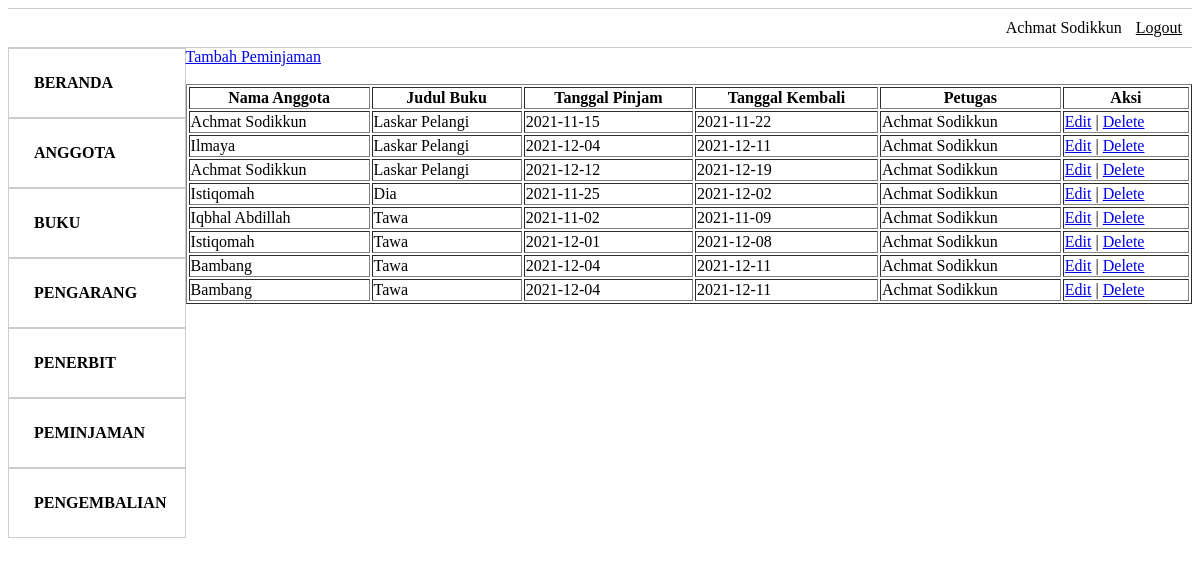
/admin/peminjaman.php (signed in), run on the app's committed database.
### tables this page shows
CREATE TABLE `petugas` (
  `id` int(11) NOT NULL,
  `username` varchar(45) DEFAULT NULL,
  `password` varchar(45) DEFAULT NULL,
  `nama_petugas` varchar(100) DEFAULT NULL,
  `telp_petugas` varchar(12) DEFAULT NULL,
  `alamat_petugas` tinytext DEFAULT NULL
);

CREATE TABLE `buku` (
  `id_buku` int(11) NOT NULL,
  `judul` varchar(100) DEFAULT NULL,
  `tahun_terbit` int(11) DEFAULT NULL,
  `jumlah` int(11) DEFAULT NULL,
  `isbn` varchar(45) DEFAULT NULL,
  `pengarang_id` int(11) NOT NULL,
  `penerbit_id` int(11) NOT NULL
);

CREATE TABLE `anggota` (
  `id_anggota` int(11) NOT NULL,
  `nama_anggota` varchar(100) DEFAULT NULL,
  `jenis_kelamin` enum('L','P') DEFAULT NULL,
  `status` varchar(25) DEFAULT NULL,
  `alamat_anggota` tinytext DEFAULT NULL,
  `telp_anggota` varchar(12) DEFAULT NULL
);

CREATE TABLE `peminjaman` (
  `id_peminjaman` int(11) NOT NULL,
  `tanggal_pinjam` date DEFAULT NULL,
  `tanggal_kembali` date DEFAULT NULL,
  `anggota_id` int(11) NOT NULL,
  `petugas_id` int(11) NOT NULL
);

### admin/peminjaman.php (the view, shortened to what this page needs)
<html>
<head>
</head>
 <?php
        include("../koneksi.php");
        $user = $_SESSION['username'];
        $data = mysqli_query($mysqli, "SELECT * FROM petugas WHERE username = '$user'");
        $tampil = mysqli_fetch_array($data);
?>
<body>
<ul class="menu">
 <li><?php echo $tampil['nama_petugas']; ?></li>
  <li><a href="../logout.php">Logout</a></li>
</ul>
<ul class="sidebar">
    <li><a href="index.php">Beranda</a></li>
    <li><a href="anggota.php">Anggota</a></li>
    <li><a href="buku.php">Buku</a></li>
    <li><a href="pengarang.php">Pengarang</a></li>
    <li><a href="penerbit.php">Penerbit</a></li>
    <li><a href="peminjaman.php">Peminjaman</a></li>
    <li><a href="pengembalian.php">Pengembalian</a></li>
  </ul>
  <div class= "tabel">
  <a href="tambah_peminjaman.php">Tambah Peminjaman</a><br/><br/>
    <table width='100%' border=1 align = center>
    <tr>
        <th>Nama Anggota</th> <th>Judul Buku</th> <th>Tanggal Pinjam</th> <th>Tanggal Kembali</th> <th>Petugas</th><th>Aksi</th>
    </tr>
    <?php
    $data = mysqli_query($mysqli,"SELECT b.judul,a.id_anggota,a.nama_anggota,t.id,t.nama_petugas,p.tanggal_pinjam,p.tanggal_kembali,p.id_peminjaman FROM((peminjaman p INNER JOIN anggota a ON p.anggota_id = a.id_anggota) INNER JOIN petugas t ON p.petugas_id = t.id),peminjaman_detail d,buku b WHERE d.buku_id=b.id_buku AND d.peminjaman_id=p.id_peminjaman;");
    while($tampil = mysqli_fetch_array($data)) {
        echo "<td>".$tampil['nama_anggota']."</td>";
        echo "<td>".$tampil['judul']."</td>";
        echo "<td>".$tampil['tanggal_pinjam']."</td>";
        echo "<td>".$tampil['tanggal_kembali']."</td>";
        echo "<td>".$tampil['nama_petugas']."</td>";
        echo "<td><a href='edit_peminjaman.php?id=$tampil[id_peminjaman]'>Edit</a> | <a href='delete_peminjaman.php?id=$tampil[id_peminjaman]'>Delete</a></td></tr>";
    }
    ?>
    </table>
</div>
</body>
</html>

### admin/peminjaman.php (style rules this page uses)
.menu { border:1px solid #ccc; border-width:1px 0; list-style:none; margin:0; padding:0; text-align:right; }
.menu li { display:inline; }
.menu a { display:inline-block; padding:10px; color:black; }
.sidebar { margin:0; padding:0; height: 100vh; width: 15%; list-style: none; float: left; }
.sidebar li a { display: block; padding: 25px; text-decoration: none; color: black; font-weight: bold; text-transform: uppercase; border: 1px solid #ccc; }
.tabel { width: 85%; float: right; }

### data on the page
petugas: nama_petugas "Achmat Sodikkun"
buku: anggota.nama_anggota "Achmat Sodikkun", judul "Laskar Pelangi", peminjaman.tanggal_pinjam "2021-11-15", peminjaman.tanggal_kembali "2021-11-22", petugas.nama_petugas "Achmat Sodikkun", anggota.nama_anggota "Ilmaya", peminjaman.tanggal_pinjam "2021-12-04", peminjaman.tanggal_kembali "2021-12-11", peminjaman.tanggal_pinjam "2021-12-12", peminjaman.tanggal_kembali "2021-12-19"
buku: anggota.nama_anggota "Istiqomah", judul "Dia", peminjaman.tanggal_pinjam "2021-11-25", peminjaman.tanggal_kembali "2021-12-02", petugas.nama_petugas "Achmat Sodikkun"
buku: anggota.nama_anggota "Iqbhal Abdillah", judul "Tawa", peminjaman.tanggal_pinjam "2021-11-02", peminjaman.tanggal_kembali "2021-11-09", petugas.nama_petugas "Achmat Sodikkun", anggota.nama_anggota "Istiqomah", peminjaman.tanggal_pinjam "2021-12-01", peminjaman.tanggal_kembali "2021-12-08", anggota.nama_anggota "Bambang", peminjaman.tanggal_pinjam "2021-12-04", peminjaman.tanggal_kembali "2021-12-11"
